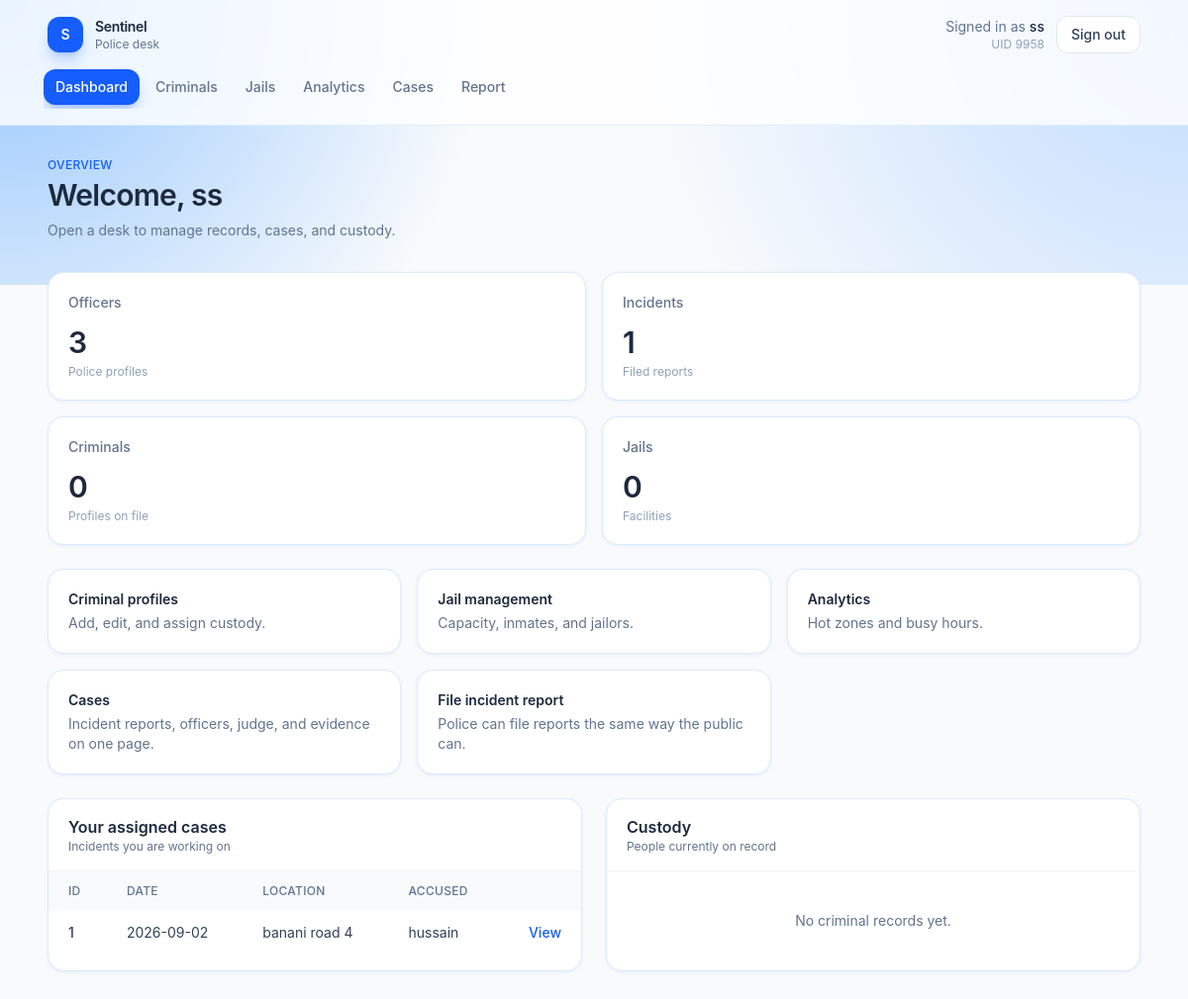
/dashboard (signed in), run on an earlier commit of the app's database.
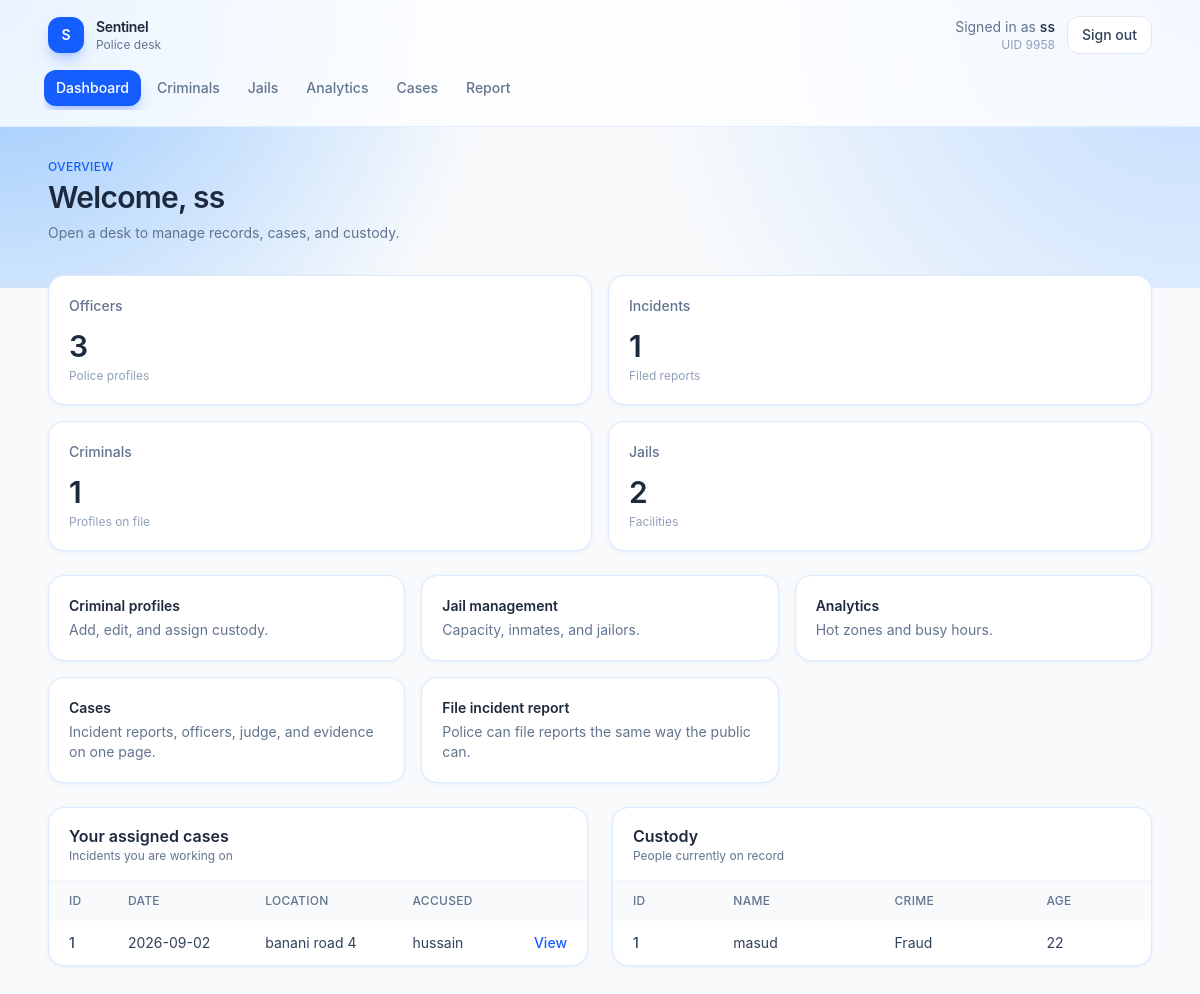
And on a later commit of the database.
### tables this page shows
CREATE TABLE Criminal (
    CID INTEGER PRIMARY KEY,
    Name TEXT NOT NULL,
    Age INTEGER,
    Crime TEXT,
    Height REAL,
    Gender TEXT,
    Nationality TEXT,
    JID INTEGER,
    time_sentenced TEXT,
    FOREIGN KEY (JID) REFERENCES Jail(JID)
);

### app.py (the view)
@app.route("/dashboard")
def dashboard():
    if not check_login():
        return redirect("/login")
    role = session.get("role")
    user_id = session.get("loggedin_UID")
    db = get_db()
    user = db.execute("SELECT * FROM USER WHERE UID = ?", (user_id,)).fetchone()
    if role == "police":
        officers_count = db.execute("select count(*) as officers from Police").fetchone()
        incidents_count = db.execute("select count(*) as incidents from 'Incident Reports'").fetchone()
        criminals_count = db.execute("select count(*) as criminals from Criminal").fetchone()
        jails_count = db.execute("select count(*) as jails from Jail").fetchone()
        stats = {
            "officers": officers_count[0],
            "incidents": incidents_count[0],
            "criminals": criminals_count[0],
            "jails": jails_count[0]
        }
        own_incidents = db.execute("select i.IRID, i.Date, i.incident_location as location, i.AccusedName from 'Incident Reports' i join Works_on w on i.IRID = w.IRID where w.UID = ? order by i.Date desc", (session.get("loggedin_UID"),)).fetchall()
        criminals = db.execute("select CID, Name, Crime, Age from Criminal").fetchall()
        return render_template("dashboard.html", user=user, stats=stats, own_incidents=own_incidents, criminals=criminals)
    else:
        reports = db.execute("select IRID, Date, incident_location as location, AccusedName from 'Incident Reports' where ReportedUID = ? order by Date desc", (session.get("loggedin_UID"),)).fetchall()
        return render_template("user_dashboard.html", user=user, reports=reports)

### app.py (called while the page is built)
def get_db():
    if "db" not in g:
        g.db = sqlite3.connect(app.config["DATABASE"])
        g.db.row_factory = sqlite3.Row
    return g.db

def check_login():
    if session.get("loggedin_UID") is None:
        return False
    return True

@app.context_processor
def inject_current_user():
    uid = session.get("loggedin_UID")
    if not uid:
        return {"user_name": "Guest"}
    name = session.get("name")
    if not name:
        db = get_db()
        row = db.execute("SELECT name FROM USER WHERE UID = ?", (uid,)).fetchone()
        name = row["name"] if row else "Guest"
        session["name"] = name
    return {"user_name": name}

@app.after_request
def disable_cache(response):
    response.headers["Cache-Control"] = "no-store, no-cache, must-revalidate, max-age=0"
    response.headers["Pragma"] = "no-cache"
    response.headers["Expires"] = "0"
    return response

### templates/dashboard.html (shortened to what the changed rows need)
{% extends "app.html" %}
{% set stats = stats if stats is defined else {"officers": 8, "incidents": 24, "criminals": 17, "jails": 3} %}
{% set own_incidents = own_incidents if own_incidents is defined else [
    {"IRID": 12, "Date": "2026-08-14", "location": "Gulshan-2", "AccusedName": "Karim Uddin"},
    {"IRID": 11, "Date": "2026-08-11", "location": "Motijheel", "AccusedName": "Nabila Chowdhury"},
] %}
{% set criminals = criminals if criminals is defined else [
    {"CID": 101, "Name": "Karim Uddin", "Crime": "Theft", "Age": 31},
    {"CID": 102, "Name": "Nabila Chowdhury", "Crime": "Fraud", "Age": 27},
] %}
{% block page %}
<div class="mb-8">
    <h1 class="mt-1 text-3xl font-semibold tracking-tight text-slate-800">Welcome, {{ user.name }}</h1>
</div>
<section class="grid gap-4 sm:grid-cols-2 xl:grid-cols-4">
    <article class="rounded-2xl border border-blue-100 bg-white p-5 shadow-sm shadow-blue-100/50">
        <p class="text-sm font-medium text-slate-500">Criminals</p>
        <p class="mt-3 text-3xl font-semibold tracking-tight text-slate-800">{{ stats.criminals }}</p>
        <p class="mt-1 text-xs text-slate-400">Profiles on file</p>
    </article>
    <article class="rounded-2xl border border-blue-100 bg-white p-5 shadow-sm shadow-blue-100/50">
        <p class="text-sm font-medium text-slate-500">Jails</p>
        <p class="mt-3 text-3xl font-semibold tracking-tight text-slate-800">{{ stats.jails }}</p>
        <p class="mt-1 text-xs text-slate-400">Facilities</p>
    </article>
</section>
<section class="mt-6 grid gap-6 lg:grid-cols-2">
    <article class="overflow-hidden rounded-2xl border border-blue-100 bg-white shadow-sm shadow-blue-100/50">
        <div class="border-b border-slate-100 px-5 py-4">
            <h2 class="font-semibold text-slate-800">Your assigned cases</h2>
        </div>
        {% if own_incidents %}
        <div class="overflow-x-auto">
            <table class="w-full text-left text-sm">
                <thead class="bg-slate-50 text-xs uppercase tracking-wide text-slate-500">
                    <tr>
                        <th class="px-5 py-3 font-medium">ID</th>
                        <th class="px-5 py-3 font-medium">Date</th>
                        <th class="px-5 py-3 font-medium">Location</th>
                        <th class="px-5 py-3 font-medium">Accused</th>
                        <th class="px-5 py-3 font-medium"></th>
                    </tr>
                </thead>
                <tbody class="divide-y divide-slate-100">
                    {% for incident in own_incidents %}
                    <tr class="text-slate-700">
                        <td class="px-5 py-3 font-medium">{{ incident.IRID }}</td>
                        <td class="px-5 py-3">{{ incident.Date or "—" }}</td>
                        <td class="px-5 py-3">{{ incident.location or "—" }}</td>
                        <td class="px-5 py-3">{{ incident.AccusedName or "—" }}</td>
                        <td class="px-5 py-3 text-right">
                            <a href="{{ url_for('incident_detail', irid=incident.IRID) }}" class="font-medium text-blue-600 hover:text-blue-700">View</a>
                        </td>
                    </tr>
                    {% endfor %}
                </tbody>
            </table>
        </div>
        {% else %}
        <div class="px-5 py-10 text-center text-sm text-slate-500">No cases assigned to you yet.</div>
        {% endif %}
    </article>
    <article class="overflow-hidden rounded-2xl border border-blue-100 bg-white shadow-sm shadow-blue-100/50">
        <div class="border-b border-slate-100 px-5 py-4">
            <h2 class="font-semibold text-slate-800">Custody</h2>
            <p class="text-xs text-slate-500">People currently on record</p>
        </div>
        {% if criminals %}
        <div class="overflow-x-auto">
            <table class="w-full text-left text-sm">
                <thead class="bg-slate-50 text-xs uppercase tracking-wide text-slate-500">
                    <tr>
                        <th class="px-5 py-3 font-medium">ID</th>
                        <th class="px-5 py-3 font-medium">Name</th>
                        <th class="px-5 py-3 font-medium">Crime</th>
                        <th class="px-5 py-3 font-medium">Age</th>
                    </tr>
                </thead>
                <tbody class="divide-y divide-slate-100">
                    {% for criminal in criminals %}
                    <tr class="text-slate-700">
                        <td class="px-5 py-3 font-medium">{{ criminal.CID }}</td>
                        <td class="px-5 py-3">{{ criminal.Name }}</td>
                        <td class="px-5 py-3">{{ criminal.Crime or "—" }}</td>
                        <td class="px-5 py-3">{{ criminal.Age or "—" }}</td>
                    </tr>
                    {% endfor %}
                </tbody>
            </table>
        </div>
        {% else %}
        <div class="px-5 py-10 text-center text-sm text-slate-500">No criminal records yet.</div>
        {% endif %}
    </article>
</section>
{% endblock %}

What changed in the data, as far as the page shows it:
added Criminal: CID "1", Name "masud", Crime "Fraud", Age "22"
Also different on the page:
{{ stats.criminals }}: "0" → "1"
{{ stats.jails }}: "0" → "2"
text no longer shown: "No criminal records yet."
text now shown: "ID NAME CRIME AGE"
